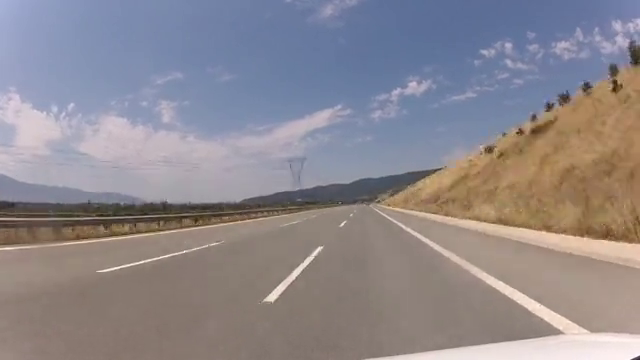
#> input picture frame 24 of Aprendiendo_SLAM/video.mp4, 640 x 360 px
$ python ns.py
#> lines starting #> are read from the running program, lines starting #| are printed output that depends on the picture
import cv2
import numpy as np
import open3d as o3d
import time

# -------------------------
# Configuración cámara (intrínsecos)
# -------------------------
K = np.array([[700, 0, 320],
              [0, 700, 240],
              [0,   0,   1]], dtype=np.float64)

# Parámetros
VIDEO_PATH = "video.mp4"
MAX_MATCHES = 300
MIN_MATCHES_FOR_RECOVER = 30
RATIO_TEST = 0.75
REPROJ_THRESH = 3.0  # px reprojection error threshold

# -------------------------
# Inicialización
# -------------------------
cap = cv2.VideoCapture(VIDEO_PATH)
if not cap.isOpened():
    raise IOError("No se pudo abrir el video.")

orb = cv2.ORB_create(2000)
bf = cv2.BFMatcher(cv2.NORM_HAMMING, crossCheck=False)  # usaremos knn + ratio test

# Open3D visualizer
vis = o3d.visualization.Visualizer()
vis.create_window(window_name="Nube 3D (triangulación)", width=900, height=700)
pcd = o3d.geometry.PointCloud()
vis.add_geometry(pcd)

# Variables de estado
puntos_3d_acumulados = []
poses = [np.eye(4, dtype=np.float64)]  # poses acumuladas (pose del frame0)

# Leer primer frame
ret, frame_prev = cap.read()
#> frame_prev is the input picture: shape (360, 640, 3); mean B, G, R 141.6, 136.4, 142.1
if not ret:
    raise IOError("No se pudo leer el primer frame.")
gray_prev = cv2.cvtColor(frame_prev, cv2.COLOR_BGR2GRAY)
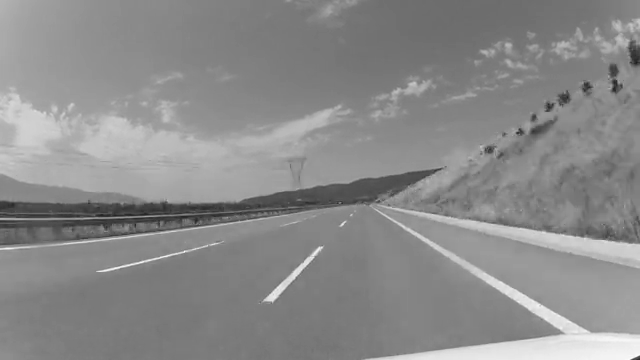
#> gray_prev: shape (360, 640); min 29, max 255, mean 138.6
kp_prev = orb.detect(gray_prev, None)
#> kp_prev = 671 keypoints; strongest (x, y, size): (517, 133, 31), (519, 129, 31), (319, 247, 31), (517, 132, 37.2)
kp_prev, des_prev = orb.compute(gray_prev, kp_prev)

frame_idx = 1
t0 = time.time()

def to_homogeneous(pts):
    """Convierte Nx3 a 4xN homogénea (para multiplicación)."""
    return np.vstack((pts.T, np.ones((1, pts.shape[0]))))

def triangulate_and_filter(P0, P1, pts0, pts1, K, pose_prev, pose_curr):
    """
    Triangula correspondencias (Nx2 arrays pts0, pts1).
    Devuelve lista de puntos 3D en coordenadas del mundo (pose_prev ya aplicado).
    Filtra por Z>0 y reproyección.
    """
    if len(pts0) < 2:
        return []

    # Triangulación (devuelve homogéneas 4xN)
    pts4d_h = cv2.triangulatePoints(P0, P1, pts0.T, pts1.T)  # 4xN
    pts3d = (pts4d_h[:3] / pts4d_h[3]).T  # Nx3

    pts_world = []
    # Comprobar reproyección y Z>0
    P0_full = K @ np.hstack((np.eye(3), np.zeros((3,1))))
    P1_full = K @ np.hstack((pose_curr[:3,:3], pose_curr[:3,3:4]))  # pose_curr is [R|t] in world? careful
    # We'll test reprojection into current frame (pts1)
    for i, p in enumerate(pts3d):
        # Transform point to camera coords of current frame
        # Since pts3d are in camera0 coords; we want camera1 coords:
        # X_cam1 = R * X_cam0 + t  where R,t = transformation from cam0 to cam1 (pose_rel)
        # But cv2.recoverPose gave R,t from cam0->cam1 so we can reuse that.
        # Here we assume pts3d computed in cam0 frame. We'll reproj into cam1:
        Xc1 = P1[:3,:3] @ np.array([p[0], p[1], p[2]]) + P1[:3,3]
        if Xc1[2] <= 0:
            continue

        # Reproject into image 1
        x_proj = (K @ Xc1)[0:2] / (K @ Xc1)[2]
        err = np.linalg.norm(x_proj.flatten() - pts1[i].flatten())
        if err > REPROJ_THRESH:
            continue

        # Transform point from cam0 coordinates to world using pose_prev (world = pose_prev * cam0_point)
        cam0_point_h = np.array([p[0], p[1], p[2], 1.0])
        world_point = pose_prev @ cam0_point_h  # assuming pose_prev maps cam0 -> world
        pts_world.append(world_point[:3])

    return pts_world

# [5 lines of commented-out code are left out]


while True:
    ret, frame = cap.read()
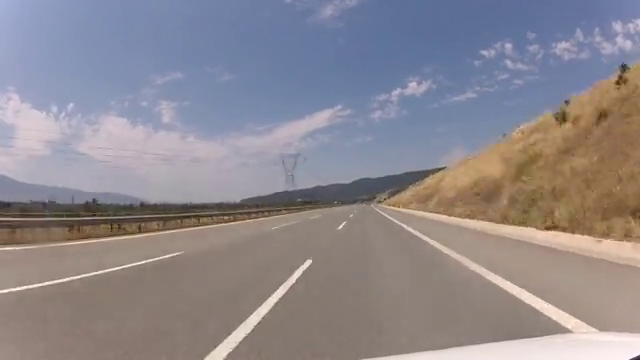
#> input picture frame 25 of Aprendiendo_SLAM/video.mp4, 640 x 360 px
#> frame is the input picture: shape (360, 640, 3); mean B, G, R 142.4, 136.8, 142.4
    if not ret:
        print("Fin del video.")
        break

    gray = cv2.cvtColor(frame, cv2.COLOR_BGR2GRAY)
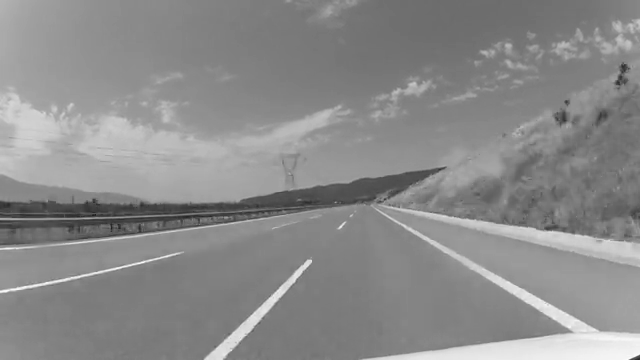
#> gray: shape (360, 640); min 30, max 253, mean 139
    kp_curr = orb.detect(gray, None)
#> kp_curr = 539 keypoints; strongest (x, y, size): (309, 260, 31), (311, 261, 31), (308, 260, 37.2), (308, 261, 44.6)
    kp_curr, des_curr = orb.compute(gray, kp_curr)

    if des_prev is None or des_curr is None:
        # actualizar y continuar
        gray_prev = gray.copy()
        kp_prev, des_prev = kp_curr, des_curr
        frame_prev = frame.copy()
        frame_idx += 1
        continue

    # Emparejar con KNN + ratio test (más robusto que crossCheck True)
    matches_knn = bf.knnMatch(des_prev, des_curr, k=2)
#> matches_knn = 671 matches
    good_matches = []
    pts_prev = []
    pts_curr = []
    for m_n in matches_knn:
        if len(m_n) < 2:
            continue
        m, n = m_n
        if m.distance < RATIO_TEST * n.distance:
            good_matches.append(m)
            pts_prev.append(kp_prev[m.queryIdx].pt)
            pts_curr.append(kp_curr[m.trainIdx].pt)
#> after the loop, good_matches = 174 matches; pts_curr = 174 pairs, first value 41 to 597, second value 37 to 327; pts_prev = 174 pairs, first value 41 to 597, second value 37 to 328

    if len(good_matches) < MIN_MATCHES_FOR_RECOVER:
        # No suficientes matches, actualizar y continuar
        gray_prev = gray.copy()
        kp_prev, des_prev = kp_curr, des_curr
        frame_prev = frame.copy()
        frame_idx += 1
        continue

    pts_prev = np.array(pts_prev, dtype=np.float64)
    pts_curr = np.array(pts_curr, dtype=np.float64)

    # Estimar essential matrix y pose relativa
    E, maskE = cv2.findEssentialMat(pts_curr, pts_prev, K, method=cv2.RANSAC, prob=0.999, threshold=1.0)
#> E = [[0.000128, 0.705, 0.0441], [-0.705, 6.99e-05, 0.0343], [-0.0441, -0.0334, 5.22e-05]]; maskE = 174 values, max 1 at index 0, min 0 at index 25, mean 0.885
    if E is None:
        gray_prev = gray.copy()
        kp_prev, des_prev = kp_curr, des_curr
        frame_prev = frame.copy()
        frame_idx += 1
        continue

    _, R_rel, t_rel, mask_pose = cv2.recoverPose(E, pts_curr, pts_prev, K, mask=maskE)
#> R_rel = [[1, -0.000103, -0.00125], [0.000103, 1, 8.72e-05], [0.00125, -8.73e-05, 1]]; t_rel = [-0.0473, 0.0623, -0.997]; mask_pose = 174 values, max 1 at index 35, min 0 at index 0, mean 0.115

    # Construir T_rel (4x4) que transforma puntos de cam0 a cam1: X1 = R_rel * X0 + t_rel
    T_rel = np.eye(4, dtype=np.float64)
    T_rel[:3,:3] = R_rel
    T_rel[:3,3] = t_rel.ravel()

    # Definir poses: pose_prev maps cam0 -> world. Calculamos pose_curr maps cam1 -> world:
    # pose_curr * X_cam1 = world. Y como X_cam1 = T_rel * X_cam0 -> pose_curr = pose_prev * inv(T_rel)
    pose_prev = poses[-1]
    try:
        T_rel_inv = np.linalg.inv(T_rel)
    except np.linalg.LinAlgError:
        T_rel_inv = np.eye(4)
    pose_curr = pose_prev @ T_rel_inv
    poses.append(pose_curr)

    # Matrices de proyección: P0 = K [I|0], P1 = K [R_rel | t_rel] but in camera0 coords.
    P0 = K @ np.hstack((np.eye(3), np.zeros((3,1))))
    P1 = K @ np.hstack((R_rel, t_rel))
#> P1 = [[700.4, -0.1, 319.1, -352.1], [0.373, 700, 240.1, -195.6], [0.00125, -8.73e-05, 1, -0.997]]

    # Sólo usar matches que son inliers por mask_pose (mask_pose shape Nx1)
    mask_pose = mask_pose.ravel()
    inlier_idx = np.where(mask_pose == 1)[0]
#> inlier_idx = 20 values from 35 to 173
    if len(inlier_idx) > 0:
        pts0_in = pts_prev[inlier_idx].reshape(-1,2)
#> pts0_in = 20 rows, first 8: [376, 198], [384, 199], [386, 200], [362, 202], [368, 204], [364, 205], [403, 226], [122, 234]
        pts1_in = pts_curr[inlier_idx].reshape(-1,2)
#> pts1_in = 20 rows, first 8: [374, 198], [384, 199], [384, 199], [362, 202], [367.2, 204], [364, 204], [403, 225], [133, 233]

        # Triangula y filtra
        puntos_world = triangulate_and_filter(P0, P1, pts0_in, pts1_in, K, pose_prev, T_rel)
#> in triangulate_and_filter, `pts3d = (pts4d_h[:3] / pts4d_h[3]).T`: pts3d = 20 rows, first 8: [-1.48, 1.11, -18.49], [3.24, -2.08, 35.46], [-2.4, 1.47, -25.4], [0.906, -0.822, 15.05], [33.12, -24.85, 482.7], [9.58, -7.67, 151], [29.46, -5.16, 247.4], [5.27, 0.147, -18.63]
#> the loop in triangulate_and_filter, `for i, p in enumerate(pts3d): # Transform point to camera coords of cu..` made 20 passes
#> (p, Xc1) on passes 1, 3, 8, 9, 11, 12, 13, 14, 17, 19: ([-1.48, 1.11, -18.49], [-7288.2, -3858.2, -19.49]), ([-2.4, 1.47, -25.4], [-10137.3, -5266.3, -26.4]), ([5.27, 0.147, -18.63], [-2607.6, -4562.1, -19.62]), ([6.9, 0.204, -24.76], [-3423.7, -5994, -25.75]), ([-4.01, 1.38, -30.61], [-12929.6, -6583.8, -31.62]), ([-3.63, 2.83, -43.31], [-16719.3, -8617.3, -44.31]), ([-0.642, 0.288, -7.24], [-3113.4, -1733.1, -8.24]), ([-8.23, 16.15, -75.07], [-30078.3, -6919.4, -76.08]), ([-1.05, 0.0765, -7.68], [-3542.1, -1986.7, -8.68]), ([1.86, 0.12, -6.69], [-1185.1, -1717.4, -7.69])
#> (p, Xc1, x_proj, err) on passes 2, 4, 5, 6, 7, 10: ([3.24, -2.08, 35.46], [13235.9, 6862, 34.47], [269115.2, 139594.1], 302733.2), ([0.906, -0.822, 15.05], [5085.8, 2842.6, 14.06], [253610.2, 141808.7], 290150.2), ([33.12, -24.85, 482.7], [176884.7, 98296.2, 481.7], [257343.4, 143069.9], 294019.5), ([9.58, -7.67, 151], [54535.4, 30682.4, 150], [254836.6, 143434.5], 292012.5), ([29.46, -5.16, 247.4], [99236.5, 55599.3, 246.5], [282179, 158157.3], 323017.5), ([1.47, -1.13, 21.75], [7619.4, 4239.1, 20.76], [257273.8, 143195.8], 294019.9)
#> after the loop in triangulate_and_filter, `for i, p in enumerate(pts3d):`: pts_world = []
#> puntos_world = []
        # NOTA: triangulate_and_filter devuelve puntos transformados por pose_prev (world coords)

        for p in puntos_world:
            puntos_3d_acumulados.append(p)
#> this loop made 0 passes
#> after the loop, puntos_3d_acumulados = []

    # Visualizar video con matches (dibujar líneas)
    drawn = cv2.drawMatches(frame_prev, kp_prev, frame, kp_curr, [good_matches[i] for i in inlier_idx], None, flags=2)
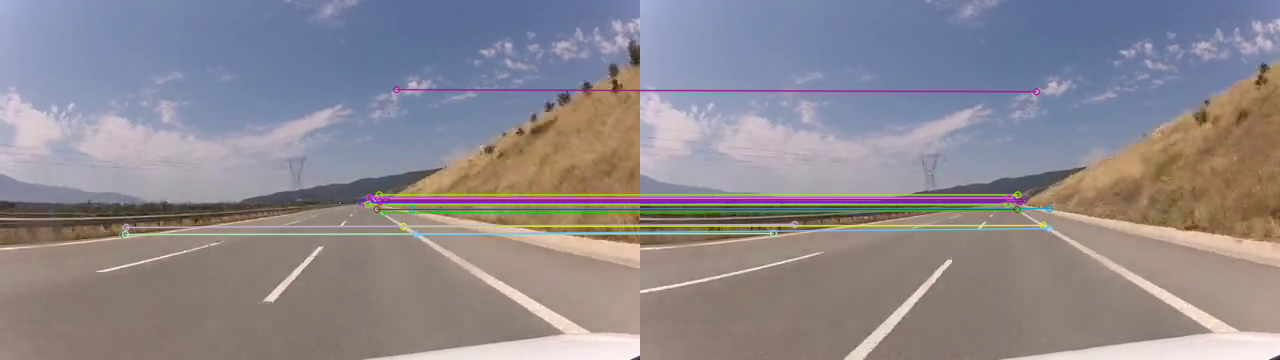
#> drawn: shape (360, 1280, 3); mean B, G, R 143, 137.1, 142.7
    cv2.imshow("Video - matches inliers", drawn)

    # Actualizar nube Open3D
    if len(puntos_3d_acumulados) > 0:
        pts_np = np.array(puntos_3d_acumulados, dtype=np.float64)
        pcd.points = o3d.utility.Vector3dVector(pts_np)
        pcd.colors = o3d.utility.Vector3dVector(np.tile(np.array([0.8,0.1,0.1]), (pts_np.shape[0],1)))
        vis.update_geometry(pcd)
        vis.poll_events()
        vis.update_renderer()

    # Preparar siguiente iteración
    gray_prev = gray.copy()
    kp_prev, des_prev = kp_curr, des_curr
#> kp_prev has the same summary as kp_curr
    frame_prev = frame.copy()
    frame_idx += 1

    # Salir con 'q'
    if cv2.waitKey(1) & 0xFF == ord('q'):
#> (key q is pressed here)
        break

# Finalizar
cap.release()
cv2.destroyAllWindows()
vis.destroy_window()

# Guardar nube resultante (recuerda: mapa en escala arbitraria)
if len(puntos_3d_acumulados) > 0:
    nube_final = o3d.geometry.PointCloud()
    nube_final.points = o3d.utility.Vector3dVector(np.array(puntos_3d_acumulados))
    o3d.io.write_point_cloud("triangulated_map.ply", nube_final)
    print("Mapa 3D guardado en triangulated_map.ply (escala arbitraria)")
else:
    print("No se generaron puntos 3D sólidos.")


""" Matcher KNN + ratio test: más robusto que crossCheck=True para eliminar falsos matches.

findEssentialMat + recoverPose: estima R y t entre frame anterior y actual.

Triangulación: cv2.triangulatePoints(P0,P1,pts0,pts1) devuelve puntos en coordenadas del camera0 (cam del primer frame). Se convierte a 3D y se filtra por profundidad positiva y reproyección.

Poses: guardamos poses para transformar puntos de la cámara local al sistema de coordenadas global (aquí asumimos pose0 = I). La relación entre pose_prev y pose_curr se maneja con T_rel.

Filtrado: se filtran puntos con Z <= 0 y con reproyección mayor que REPROJ_THRESH (px).

Visualización: Open3D actualiza nube en tiempo real; OpenCV muestra el vídeo con matches (inliers)."""

$ run again, starting later in the video
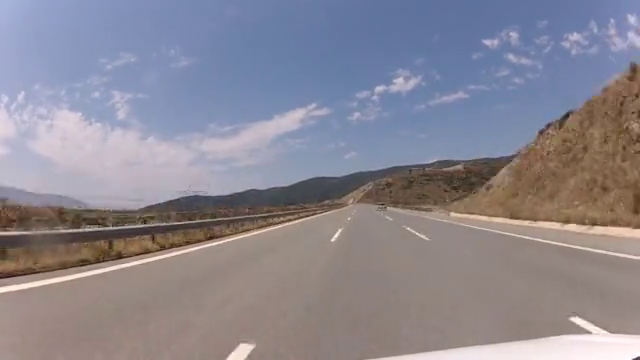
#> input picture frame 111 of Aprendiendo_SLAM/video.mp4, 640 x 360 px
#> frame_prev is the input picture: shape (360, 640, 3); mean B, G, R 145.9, 135.5, 139.4
#> `kp_prev = orb.detect(gray_prev, None)`: kp_prev = 831 keypoints; strongest (x, y, size): (572, 319, 31), (570, 319, 31), (570, 318, 37.2), (145, 223, 31)
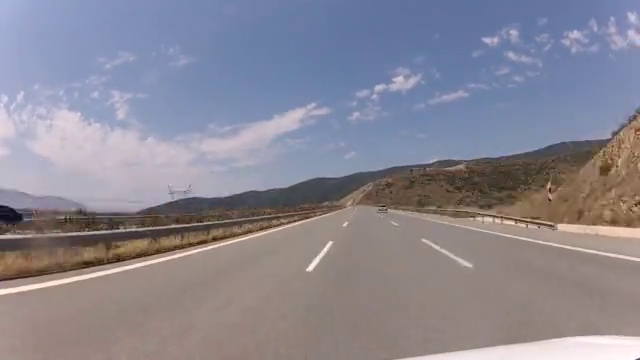
#> input picture frame 112 of Aprendiendo_SLAM/video.mp4, 640 x 360 px
#> frame is the input picture: shape (360, 640, 3); mean B, G, R 147, 135.3, 138.1
#> kp_curr = 1022 keypoints; strongest (x, y, size): (516, 222, 31), (527, 225, 31), (513, 221, 31), (549, 190, 31)
#> matches_knn = 831 matches
#> after the loop `for m_n in matches_knn:`: good_matches = 209 matches; pts_curr = 209 pairs, first value 74.4 to 587, second value 31 to 256; pts_prev = 209 pairs, first value 33 to 587, second value 33 to 253
#> E = [[-0.00333, -0.682, -0.164], [0.682, -0.00287, -0.0902], [0.163, 0.0883, -0.000119]]; maskE = 209 values, max 1 at index 0, min 0 at index 5, mean 0.813
#> R_rel = [[1, -0.00446, -0.00179], [0.00446, 1, 0.00192], [0.00178, -0.00193, 1]]; t_rel = [0.126, -0.23, 0.965]; mask_pose = 209 values, max 1 at index 17, min 0 at index 0, mean 0.287
#> P1 = [[700.6, -3.74, 318.7, 397], [3.55, 699.5, 241.3, 70.91], [0.00178, -0.00193, 1, 0.965]]
#> inlier_idx = 60 values from 17 to 205
#> pts0_in = 60 pairs, first value 126 to 464, second value 78 to 224
#> pts1_in = 60 pairs, first value 121 to 467, second value 76.72 to 226.1
#> pts3d = 60 rows, first 8: [0.787, -1.59, 6.84], [1.29, -2.83, 12.29], [1.47, -3.45, 15.5], [3.11, -8.51, 41.63], [62.02, -32.36, 306.6], [-75.81, 38, -363.7], [9.45, -9.92, 131.3], [14.04, -9.62, 137.6]
#> the loop in triangulate_and_filter, `for i, p in enumerate(pts3d): # Transform point to camera coords of cu..` made 60 passes
#> (p, Xc1, x_proj, err) on passes 1 to 5: ([0.787, -1.59, 6.84], [3133.7, 609.1, 7.81], [281288, 54849], 286177.3), ([1.29, -2.83, 12.29], [5230.4, 1062.2, 13.26], [276371.5, 56299.2], 281645.6), ([1.47, -3.45, 15.5], [6381.6, 1399.7, 16.47], [271521, 59724.9], 277616.1), ([3.11, -8.51, 41.63], [15879.7, 4177.7, 42.62], [261152.9, 68861.2], 269694.7), ([62.02, -32.36, 306.6], [141711.3, 51662.9, 307.8], [322616.5, 117737.8], 342937.9)
#> after the loop in triangulate_and_filter, `for i, p in enumerate(pts3d):`: pts_world = []
#> `drawn = cv2.drawMatches(frame_prev, kp_prev, frame, kp_curr, [good_mat..`:
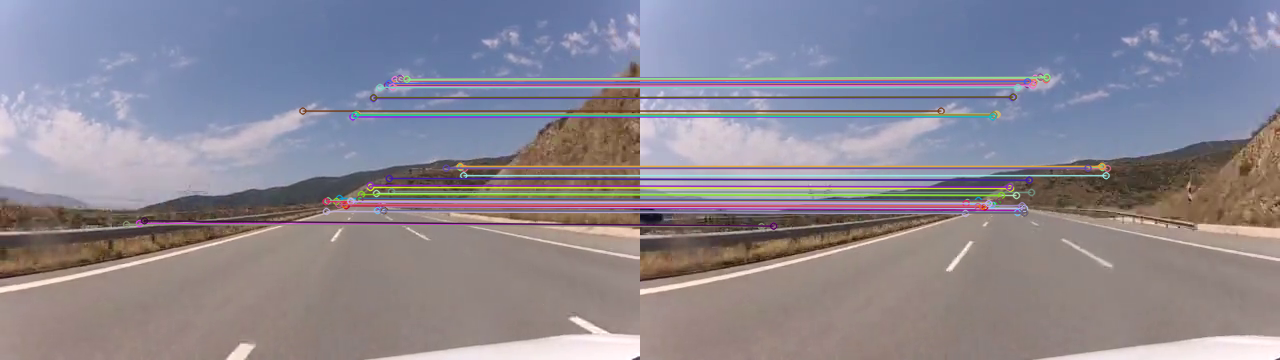
#> drawn: shape (360, 1280, 3); mean B, G, R 146.8, 135.4, 139.5
#> `kp_prev, des_prev = kp_curr, des_curr`: kp_prev has the same summary as kp_curr

$ run again, starting later in the video
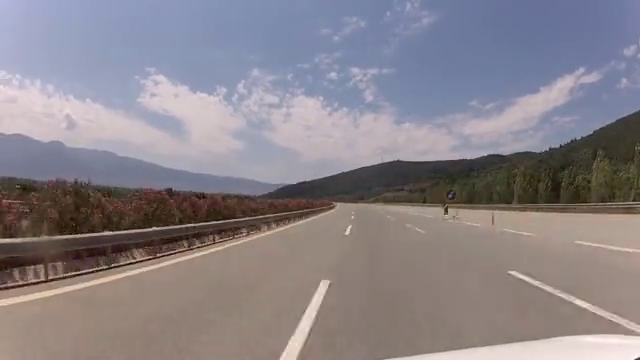
#> input picture frame 198 of Aprendiendo_SLAM/video.mp4, 640 x 360 px
#> frame_prev is the input picture: shape (360, 640, 3); mean B, G, R 137.2, 131.3, 137.9
#> `kp_prev = orb.detect(gray_prev, None)`: kp_prev = 976 keypoints; strongest (x, y, size): (447, 212, 31), (43, 278, 37.2), (216, 241, 31), (43, 279, 31)
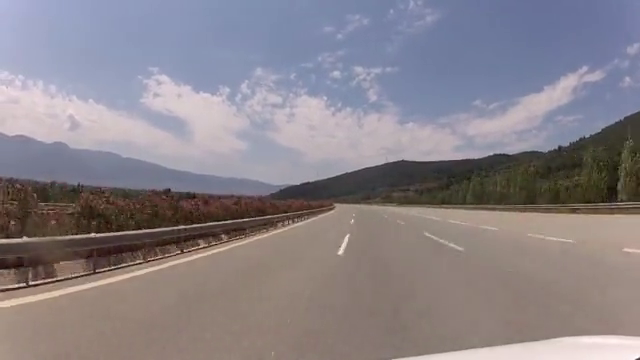
#> input picture frame 199 of Aprendiendo_SLAM/video.mp4, 640 x 360 px
#> frame is the input picture: shape (360, 640, 3); mean B, G, R 136.7, 130.6, 137.2
#> kp_curr = 855 keypoints; strongest (x, y, size): (182, 251, 31), (178, 252, 31), (184, 250, 31), (181, 251, 37.2)
#> matches_knn = 976 matches
#> after the loop `for m_n in matches_knn:`: good_matches = 178 matches; pts_curr = 178 pairs, first value 69.12 to 592.8, second value 35 to 274.8; pts_prev = 178 pairs, first value 66 to 584.4, second value 37 to 300
#> E = [[0.00108, 0.655, 0.0733], [-0.653, 0.00057, 0.261], [-0.0736, -0.256, 0.000576]]; maskE = 178 values, max 1 at index 0, min 0 at index 2, mean 0.865
#> R_rel = [[1, -0.000823, -0.00741], [0.000822, 1, -0.000126], [0.00741, 0.000119, 1]]; t_rel = [0.363, -0.104, 0.926]; mask_pose = 178 values, max 1 at index 30, min 0 at index 0, mean 0.0506
#> P1 = [[702.4, -0.538, 314.8, 550.1], [2.35, 700, 239.9, 149.7], [0.00741, 0.000119, 1, 0.926]]
#> inlier_idx = [30, 33, 36, 39, 73, 80, 135, 137, 156]
#> pts0_in = [[303, 217], [245, 231], [230, 237], [139, 259], [488.4, 153.6], [332.4, 206.4], [577.2, 138.2], [335.2, 202.2], [331.8, 207.4]]
#> pts1_in = [[300, 219], [200.2, 241.9], [184.3, 249.1], [72, 274.8], [490.8, 153.6], [332.4, 207.6], [580.6, 136.5], [335.2, 203.9], [331.8, 209.4]]
#> pts3d = [[-3.85, -5, 160.7], [0.969, 0.0981, -9.08], [1.18, 0.0165, -9.23], [2.02, -0.226, -7.81], [2.97, -1.53, 12.32], [0.91, -2.35, 50.61], [3.54, -1.41, 9.49], [1.12, -2.64, 50.6], [0.906, -2.34, 52.63]]
#> the loop in triangulate_and_filter, `for i, p in enumerate(pts3d): # Transform point to camera coords of cu..` made 9 passes
#> (p, Xc1, x_proj, err) on passes 1, 5, 6, 7, 8: ([-3.85, -5, 160.7], [48434.2, 35189, 161.6], [210154.4, 152691.7], 259397), ([2.97, -1.53, 12.32], [6513.7, 2043.6, 13.27], [343859.9, 108020.9], 359913.5), ([0.91, -2.35, 50.61], [17122.1, 10645.9, 51.54], [232872.3, 144832.7], 273845.2), ([3.54, -1.41, 9.49], [6025.9, 1447.4, 10.44], [404213.1, 97253.3], 415151.6), ([1.12, -2.64, 50.6], [17265, 10442.7, 51.53], [234838.1, 142088.5], 274085.4)
#> after the loop in triangulate_and_filter, `for i, p in enumerate(pts3d):`: pts_world = []
#> `drawn = cv2.drawMatches(frame_prev, kp_prev, frame, kp_curr, [good_mat..`:
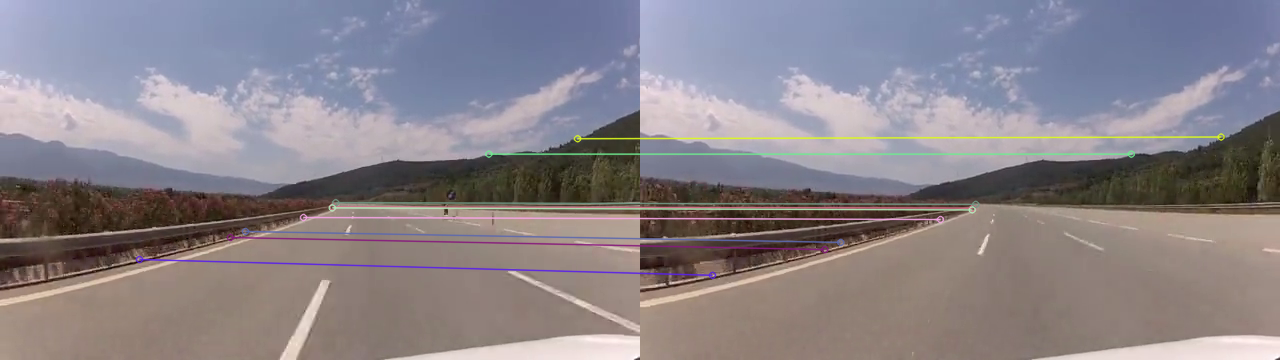
#> drawn: shape (360, 1280, 3); mean B, G, R 137.8, 131.6, 138.1
#> `kp_prev, des_prev = kp_curr, des_curr`: kp_prev has the same summary as kp_curr
